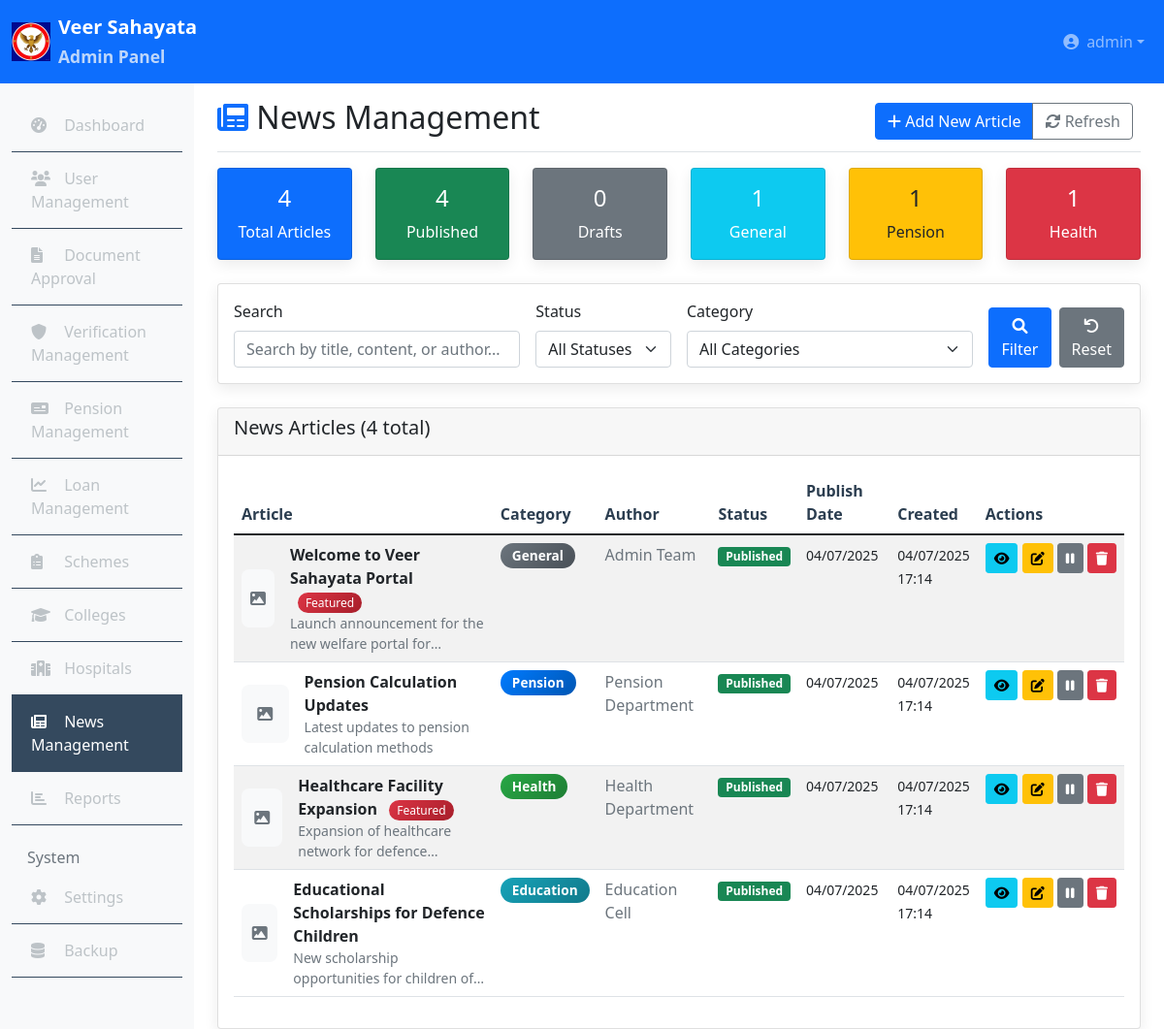
Screenshot of /admin/news.php (signed in) with the database file from the repository.
### tables this page shows
CREATE TABLE news (
    id INT PRIMARY KEY AUTO_INCREMENT,
    title VARCHAR(200) NOT NULL,
    content TEXT NOT NULL,
    excerpt TEXT,
    image VARCHAR(255),
    category ENUM('general', 'pension', 'health', 'schemes', 'education') DEFAULT 'general',
    author VARCHAR(100),
    publish_date DATETIME,
    status ENUM('published', 'draft') DEFAULT 'draft',
    featured BOOLEAN DEFAULT FALSE,
    created_by INT,
    created_at TIMESTAMP DEFAULT CURRENT_TIMESTAMP,
    updated_at TIMESTAMP DEFAULT CURRENT_TIMESTAMP ON UPDATE CURRENT_TIMESTAMP,
    
    FOREIGN KEY (created_by) REFERENCES users(id) ON DELETE SET NULL,
    INDEX idx_status (status),
    INDEX idx_featured (featured),
    INDEX idx_category (category),
    INDEX idx_publish_date (publish_date)
);

### admin/news.php (the view, shortened to what this page needs)
<?php
require_once '../config/database.php';
$search = $_GET['search'] ?? '';
$page = max(1, intval($_GET['page'] ?? 1));
$limit = 10;
$offset = ($page - 1) * $limit;
$sql = "SELECT * FROM news WHERE 1=1";
$params = [];
$sql .= " ORDER BY created_at DESC LIMIT $limit OFFSET $offset";
$stmt = $pdo->prepare($sql);
$stmt->execute($params);
$news = $stmt->fetchAll();
$countSql = str_replace("SELECT *", "SELECT COUNT(*)", explode("ORDER BY", $sql)[0]);
$stmt = $pdo->prepare($countSql);
$stmt->execute($params);
$totalNews = $stmt->fetchColumn();
$stats = [
    'total' => $pdo->query("SELECT COUNT(*) FROM news")->fetchColumn(),
    'published' => $pdo->query("SELECT COUNT(*) FROM news WHERE status = 'published'")->fetchColumn(),
    'draft' => $pdo->query("SELECT COUNT(*) FROM news WHERE status = 'draft'")->fetchColumn(),
    'general' => $pdo->query("SELECT COUNT(*) FROM news WHERE category = 'general'")->fetchColumn(),
    'pension' => $pdo->query("SELECT COUNT(*) FROM news WHERE category = 'pension'")->fetchColumn(),
    'health' => $pdo->query("SELECT COUNT(*) FROM news WHERE category = 'health'")->fetchColumn()
];
?>
<!DOCTYPE html>
<html lang="en">
<head>
    <link rel="stylesheet" href="../assets/css/style.css">
    <link href="https://cdnjs.cloudflare.com/ajax/libs/font-awesome/6.0.0/css/all.min.css" rel="stylesheet">
    <link href="https://cdn.jsdelivr.net/npm/bootstrap@5.1.3/dist/css/bootstrap.min.css" rel="stylesheet">
</head>
<body>
    <?php include '../includes/admin_header.php'; ?>
    <div class="container-fluid">
        <div class="row">
            <?php include '../includes/admin_sidebar.php'; ?>
            <main class="col-md-9 ms-sm-auto col-lg-10 px-md-4">
                <div class="d-flex justify-content-between flex-wrap flex-md-nowrap align-items-center pt-3 pb-2 mb-3 border-bottom">
                    <h1 class="h2"><i class="fas fa-newspaper text-primary"></i> News Management</h1>
                    <div class="btn-toolbar mb-2 mb-md-0">
                        <div class="btn-group me-2">
                            <button class="btn btn-primary" data-bs-toggle="modal" data-bs-target="#addNewsModal">
                                <i class="fas fa-plus"></i> Add New Article
                            </button>
                            <button class="btn btn-outline-secondary" onclick="refreshPage()">
                                <i class="fas fa-sync-alt"></i> Refresh
                            </button>
                        </div>
                    </div>
                </div>
                <div class="row mb-4">
                    <div class="col-md-2">
                        <div class="card bg-primary text-white">
                            <div class="card-body text-center">
                                <h4><?php echo $stats['total']; ?></h4>
                                <p class="mb-0">Total Articles</p>
                            </div>
                        </div>
                    </div>
                    <div class="col-md-2">
                        <div class="card bg-success text-white">
                            <div class="card-body text-center">
                                <h4><?php echo $stats['published']; ?></h4>
                                <p class="mb-0">Published</p>
                            </div>
                        </div>
                    </div>
                    <div class="col-md-2">
                        <div class="card bg-secondary text-white">
                            <div class="card-body text-center">
                                <h4><?php echo $stats['draft']; ?></h4>
                                <p class="mb-0">Drafts</p>
                            </div>
                        </div>
                    </div>
                    <div class="col-md-2">
                        <div class="card bg-info text-white">
                            <div class="card-body text-center">
                                <h4><?php echo $stats['general']; ?></h4>
                                <p class="mb-0">General</p>
                            </div>
                        </div>
                    </div>
                    <div class="col-md-2">
                        <div class="card bg-warning text-dark">
                            <div class="card-body text-center">
                                <h4><?php echo $stats['pension']; ?></h4>
                                <p class="mb-0">Pension</p>
                            </div>
                        </div>
                    </div>
                    <div class="col-md-2">
                        <div class="card bg-danger text-white">
                            <div class="card-body text-center">
                                <h4><?php echo $stats['health']; ?></h4>
                                <p class="mb-0">Health</p>
                            </div>
                        </div>
                    </div>
                </div>
                <div class="card mb-4">
                    <div class="card-body">
                        <form method="GET" class="row g-3">
                            <div class="col-md-4">
                                <label for="search" class="form-label">Search</label>
                                <input type="text" class="form-control" id="search" name="search"
                                       value="<?php echo htmlspecialchars($search); ?>"
                                       placeholder="Search by title, content, or author...">
                            </div>
                            <div class="col-md-2">
                                <label for="status" class="form-label">Status</label>
                                <select class="form-select" id="status" name="status">
                                    <option value="">All Statuses</option>
                                </select>
                            </div>
                            <div class="col-md-4">
                                <label for="category" class="form-label">Category</label>
                                <select class="form-select" id="category" name="category">
                                    <option value="">All Categories</option>
                                </select>
                            </div>
                            <div class="col-md-2 d-flex align-items-end">
                                <button type="submit" class="btn btn-primary me-2">
                                    <i class="fas fa-search"></i> Filter
                                </button>
                                <a href="news.php" class="btn btn-secondary">
                                    <i class="fas fa-undo"></i> Reset
                                </a>
                            </div>
                        </form>
                    </div>
                </div>
                <div class="card">
                    <div class="card-header">
                        <h5>News Articles (<?php echo $totalNews; ?> total)</h5>
                    </div>
                    <div class="card-body">
                        <?php if (!empty($news)): ?>
                        <div class="table-responsive">
                            <table class="table table-striped table-hover">
                                <thead>
                                    <tr>
                                        <th>Article</th>
                                        <th>Category</th>
                                        <th>Author</th>
                                        <th>Status</th>
                                        <th>Publish Date</th>
                                        <th>Created</th>
                                        <th>Actions</th>
                                    </tr>
                                </thead>
                                <tbody>
                                    <?php foreach ($news as $article): ?>
                                    <tr>
                                        <td>
                                            <div class="d-flex align-items-center">
                                                <?php if ($article['image']): ?>
                                                <img src="../<?php echo htmlspecialchars($article['image']); ?>"
                                                     alt="News Image" class="news-image me-3">
                                                <?php else: ?>
                                                <div class="news-image me-3 bg-light d-flex align-items-center justify-content-center">
                                                    <i class="fas fa-image text-muted"></i>
                                                </div>
                                                <?php endif; ?>
                                                <div>
                                                    <strong><?php echo htmlspecialchars($article['title']); ?></strong>
                                                    <?php if ($article['featured']): ?>
                                                        <span class="featured-badge ms-2">Featured</span>
                                                    <?php endif; ?>
                                                    <br>
                                                    <?php if ($article['excerpt']): ?>
                                                    <small class="text-muted excerpt-text">
                                                        <?php echo htmlspecialchars($article['excerpt']); ?>
                                                    </small>
                                                    <?php endif; ?>
                                                </div>
                                            </div>
                                        </td>
                                        <td>
                                            <span class="badge status-badge category-<?php echo $article['category']; ?>">
                                                <?php echo ucfirst($article['category']); ?>
                                            </span>
                                        </td>
                                        <td>
                                            <div class="text-muted">
                                                <?php echo htmlspecialchars($article['author']); ?>
                                            </div>
                                        </td>
                                        <td>
                                            <span class="badge bg-<?php echo $article['status'] == 'published' ? 'success' : 'secondary'; ?>">
                                                <?php echo ucfirst($article['status']); ?>
                                            </span>
                                        </td>
                                        <td>
                                            <small>
                                                <?php if ($article['publish_date']): ?>
                                                    <?php echo date('d/m/Y', strtotime($article['publish_date'])); ?>
                                                <?php else: ?>
                                                    <span class="text-muted">Not set</span>
                                                <?php endif; ?>
                                            </small>
                                        </td>
                                        <td>
                                            <small>
                                                <?php echo date('d/m/Y', strtotime($article['created_at'])); ?><br>
                                                <?php echo date('H:i', strtotime($article['created_at'])); ?>
                                            </small>
                                        </td>
                                        <td>
                                            <div class="news-actions">
                                                <button class="btn btn-sm btn-info" onclick="viewNews('<?php echo $article['id']; ?>')" title="View Article">
                                                    <i class="fas fa-eye"></i>
                                                </button>
                                                <button class="btn btn-sm btn-warning" onclick="editNews('<?php echo $article['id']; ?>')" title="Edit">
                                                    <i class="fas fa-edit"></i>
                                                </button>
                                                <button class="btn btn-sm btn-<?php echo $article['status'] == 'published' ? 'secondary' : 'success'; ?>"
                                                        onclick="toggleStatus('<?php echo $article['id']; ?>')"
                                                        title="<?php echo $article['status'] == 'published' ? 'Unpublish' : 'Publish'; ?>">
                                                    <i class="fas fa-<?php echo $article['status'] == 'published' ? 'pause' : 'play'; ?>"></i>
                                                </button>
                                                <button class="btn btn-sm btn-danger" onclick="deleteNews('<?php echo $article['id']; ?>')" title="Delete">
                                                    <i class="fas fa-trash"></i>
                                                </button>
                                            </div>
                                        </td>
                                    </tr>
                                    <?php endforeach; ?>
                                </tbody>
                            </table>
                        </div>
                        <?php endif; ?>
                    </div>
                </div>
            </main>
        </div>
    </div>
</body>
</html>

### assets/css/style.css (style rules this page uses)
* { margin: 0; padding: 0; box-sizing: border-box; }
body { font-family: 'Segoe UI', Tahoma, Geneva, Verdana, sans-serif; line-height: 1.6; color: #333; }
.form-control { padding: 12px 15px; border-radius: 8px; border: 2px solid #e9ecef; transition: border-color 0.3s ease; }
.btn { padding: 12px 30px; border-radius: 8px; font-weight: 600; transition: all 0.3s ease; }
.card { border: none; border-radius: 10px; box-shadow: 0 5px 15px rgba(0,0,0,0.08); transition: transform 0.3s ease; }
.card-header { background: #f8f9fa; border-bottom: 1px solid #dee2e6; font-weight: 600; }
.table { margin-bottom: 0; }
.table th { border-top: none; font-weight: 600; color: #2c3e50; }
.badge { font-size: 0.75rem; padding: 5px 10px; }

### admin/news.php (style rules this page uses)
.status-badge { font-size: 0.85em; padding: 6px 12px; border-radius: 20px; }
.category-general { background: linear-gradient(135deg, #6c757d 0%, #495057 100%); color: white; }
.category-pension { background: linear-gradient(135deg, #007bff 0%, #0056b3 100%); color: white; }
.category-health { background: linear-gradient(135deg, #28a745 0%, #1e7e34 100%); color: white; }
.category-education { background: linear-gradient(135deg, #17a2b8 0%, #117a8b 100%); color: white; }
.news-actions { white-space: nowrap; }
.news-image { width: 80px; height: 60px; object-fit: cover; border-radius: 8px; }
.featured-badge { background: linear-gradient(135deg, #dc3545 0%, #a71e2a 100%); color: white; font-size: 0.75em; padding: 2px 8px; border-radius: 12px; }
.excerpt-text { max-height: 3em; overflow: hidden; text-overflow: ellipsis; display: -webkit-box; -webkit-line-clamp: 2; line-clamp: 2; -webkit-box-orient: vertical; }

### rows the page displays
news: title "Welcome to Veer Sahayata Portal", featured "Featured", excerpt "Launch announcement for the new welfare portal…", category "General", author "Admin Team", status "Published", publish_date "04/07/2025", created_at "04/07/2025", created_at "17:14"
news: title "Pension Calculation Updates", excerpt "Latest updates to pension calculation methods", category "Pension", author "Pension Department", status "Published", publish_date "04/07/2025", created_at "04/07/2025", created_at "17:14"
news: title "Healthcare Facility Expansion", featured "Featured", excerpt "Expansion of healthcare network for…", category "Health", author "Health Department", status "Published", publish_date "04/07/2025", created_at "04/07/2025", created_at "17:14"
news: title "Educational Scholarships for Defence Children", excerpt "New scholarship opportunities for children…", category "Education", author "Education Cell", status "Published", publish_date "04/07/2025", created_at "04/07/2025", created_at "17:14"

### other values shown
$_SESSION['username'] "admin"
$stats['total'] "4"
$stats['published'] "4"
$stats['draft'] "0"
$stats['general'] "1"
$stats['pension'] "1"
$stats['health'] "1"
$totalNews "4"
